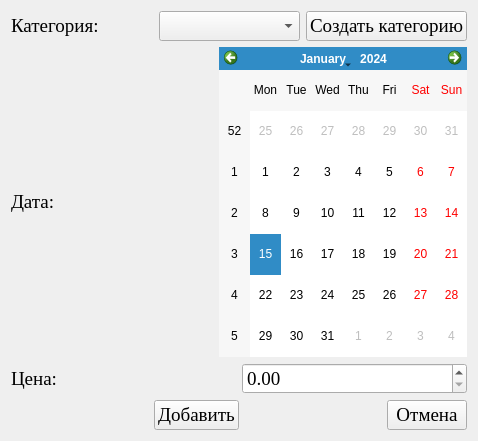
<?xml version="1.0" encoding="UTF-8"?>
<ui version="4.0">
 <class>Form</class>
 <widget class="QWidget" name="Form">
  <property name="geometry">
   <rect>
    <x>0</x>
    <y>0</y>
    <width>478</width>
    <height>441</height>
   </rect>
  </property>
  <property name="windowTitle">
   <string>Form</string>
  </property>
  <layout class="QVBoxLayout" name="verticalLayout">
   <item>
    <layout class="QHBoxLayout" name="horizontalLayout">
     <item>
      <widget class="QLabel" name="label">
       <property name="font">
        <font>
         <family>Times New Roman</family>
         <pointsize>14</pointsize>
        </font>
       </property>
       <property name="text">
        <string>Категория:</string>
       </property>
      </widget>
     </item>
     <item>
      <widget class="QComboBox" name="select_category">
       <property name="font">
        <font>
         <family>Times New Roman</family>
         <pointsize>14</pointsize>
        </font>
       </property>
      </widget>
     </item>
     <item>
      <widget class="QPushButton" name="button_create_category">
       <property name="font">
        <font>
         <family>Times New Roman</family>
         <pointsize>14</pointsize>
        </font>
       </property>
       <property name="text">
        <string>Создать категорию</string>
       </property>
      </widget>
     </item>
    </layout>
   </item>
   <item>
    <layout class="QHBoxLayout" name="horizontalLayout_2">
     <item>
      <widget class="QLabel" name="label_2">
       <property name="font">
        <font>
         <family>Times New Roman</family>
         <pointsize>14</pointsize>
        </font>
       </property>
       <property name="text">
        <string>Дата:</string>
       </property>
      </widget>
     </item>
     <item>
      <spacer name="horizontalSpacer">
       <property name="orientation">
        <enum>Qt::Horizontal</enum>
       </property>
       <property name="sizeHint" stdset="0">
        <size>
         <width>40</width>
         <height>20</height>
        </size>
       </property>
      </spacer>
     </item>
     <item>
      <widget class="QCalendarWidget" name="select_date"/>
     </item>
    </layout>
   </item>
   <item>
    <layout class="QHBoxLayout" name="horizontalLayout_3">
     <item>
      <widget class="QLabel" name="label_3">
       <property name="font">
        <font>
         <family>Times New Roman</family>
         <pointsize>14</pointsize>
        </font>
       </property>
       <property name="text">
        <string>Цена:</string>
       </property>
      </widget>
     </item>
     <item>
      <widget class="QDoubleSpinBox" name="select_cost">
       <property name="font">
        <font>
         <family>Times New Roman</family>
         <pointsize>14</pointsize>
        </font>
       </property>
      </widget>
     </item>
    </layout>
   </item>
   <item>
    <layout class="QHBoxLayout" name="horizontalLayout_4">
     <item>
      <spacer name="horizontalSpacer_2">
       <property name="orientation">
        <enum>Qt::Horizontal</enum>
       </property>
       <property name="sizeHint" stdset="0">
        <size>
         <width>40</width>
         <height>20</height>
        </size>
       </property>
      </spacer>
     </item>
     <item>
      <widget class="QPushButton" name="button_add">
       <property name="font">
        <font>
         <family>Times New Roman</family>
         <pointsize>14</pointsize>
        </font>
       </property>
       <property name="text">
        <string>Добавить</string>
       </property>
      </widget>
     </item>
     <item>
      <spacer name="horizontalSpacer_3">
       <property name="orientation">
        <enum>Qt::Horizontal</enum>
       </property>
       <property name="sizeHint" stdset="0">
        <size>
         <width>40</width>
         <height>20</height>
        </size>
       </property>
      </spacer>
     </item>
     <item>
      <widget class="QPushButton" name="button_exit">
       <property name="font">
        <font>
         <family>Times New Roman</family>
         <pointsize>14</pointsize>
        </font>
       </property>
       <property name="text">
        <string>Отмена</string>
       </property>
      </widget>
     </item>
    </layout>
   </item>
  </layout>
 </widget>
 <resources/>
 <connections/>
</ui>
